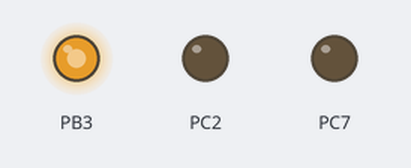
Bench run of a program on a simulated ATmega32, built with avr-gcc and emulated at 16 MHz. On the bench: output pins drawn as LEDs (lit = HIGH). At 0.0 s the program stops and its outputs stay as they are.

Above: at 0.1 s.
Timing chart, 0 to 1.5 s (numbered marks = the images above):
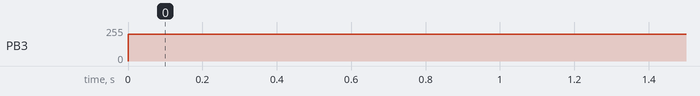

Measured:
- by itself, PB3: 0/255 → 200/255 at 0.00 s

The program:

main.c
```c
/*
 * Timer_FPWM_Driver.c
 *
 * Created: 9/27/2020 12:46:59 AM
 * Author : monad
 */

#include <avr/io.h>
#include <avr/interrupt.h>
#define F_CPU 16000000
int main(void)
{
	DDRC  |=(1<<2)|(1<<7);
	DDRB  |=(1<<3);
	OCR0=200;
	TCCR0 |=(1<<CS00)|(1<<CS02)|(1<<WGM00)|(1<<WGM01)|(1<<COM01); //prescaling 1024
	//TIMSK |=(1<<OCIE0);
	sei();
    /* Replace with your application code */
    while (1)
    {

	}

}
ISR (TIMER0_OVF_vect)
{

}
ISR (TIMER0_COMP_vect)
{

}
```
